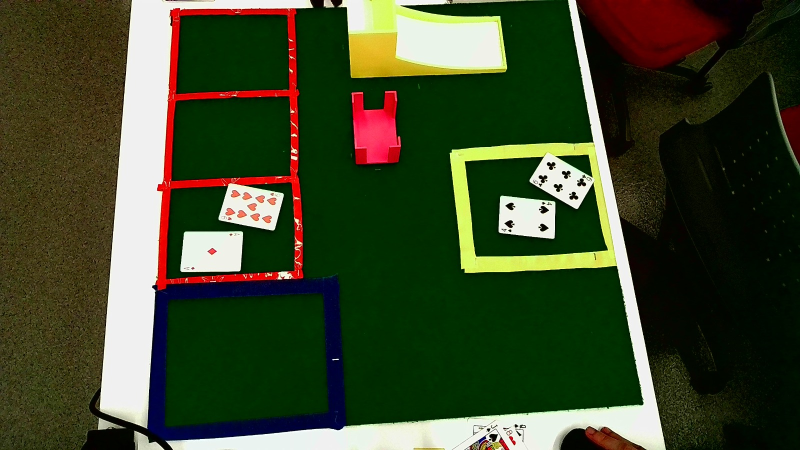
#> input picture images/table_round_03_player_AH_10H_dealer_4S_6C.jpeg, 1600 x 900 px (shown at 1/2 size)
$ python single_card_vision.py --image images/table_round_03_player_AH_10H_dealer_4S_6C.jpeg
#> lines starting #> are read from the running program, lines starting #| are printed output that depends on the picture; after the words box and inside, x2 and y2 are one past the last pixel; in counts of white or black regions, pixels touching at a corner belong together
import argparse
from pathlib import Path

import cv2
import numpy as np


PROJECT_ROOT = Path(__file__).resolve().parent
DEFAULT_IMAGE_BANK = PROJECT_ROOT / "Base_de_dado_renomeada"
DEFAULT_DEBUG_DIR = PROJECT_ROOT / "debug_reconhecimento_otimizado"
DEFAULT_REPORT_FILE = PROJECT_ROOT / "relatorio_reconhecimento_otimizado.txt"

WEBCAM_INDEX = 0

# ROI calibrated for 2560 x 1440 images. The card is expected in the yellow ramp
# region used during the validated camera tests.
BASE_RESOLUTION = (2560, 1440)  # width, height
BASE_CARD_ROI = (1280, 135, 385, 195)  # x, y, width, height
ANALYSIS_SIZE = (385, 195)  # width, height

SYMBOL_REGION = {
    "x0": 0.35,
    "x1": 0.88,
    "y0": 0.02,
    "y1": 0.86,
}

MIN_SYMBOL_AREA = 60
MAX_SYMBOL_AREA = 4000
MIN_SYMBOL_WIDTH = 5
MIN_SYMBOL_HEIGHT = 5
MAX_SYMBOL_WIDTH = 90
MAX_SYMBOL_HEIGHT = 125

MIN_SYMBOL_RATIO = 0.45
MAX_SYMBOL_RATIO = 1.80
MAX_ELONGATION_RATIO = 2.50
SYMBOL_BORDER_MARGIN = 8
MIN_SYMBOL_FILL = 0.15

BLACK_THRESHOLD = 130
MAX_FACE_CARD_AREA = 700

IMAGE_EXTENSIONS = {".jpg", ".jpeg", ".png", ".bmp"}


# [31 lines left out: functions list_bank_images, expected_value_from_filename, not called in this run]


def scale_roi_to_image(image: np.ndarray) -> tuple[int, int, int, int]:
    height, width = image.shape[:2]
    base_width, base_height = BASE_RESOLUTION
    scale_x = width / base_width
    scale_y = height / base_height

    x, y, w, h = BASE_CARD_ROI
    x = int(round(x * scale_x))
    y = int(round(y * scale_y))
    w = int(round(w * scale_x))
    h = int(round(h * scale_y))

    x = max(0, min(width - 1, x))
    y = max(0, min(height - 1, y))
    w = max(1, min(width - x, w))
    h = max(1, min(height - y, h))

    return x, y, w, h


def crop_card_by_roi(image: np.ndarray) -> tuple[np.ndarray, tuple[int, int, int, int]]:
    x, y, w, h = scale_roi_to_image(image)
    card = image[y : y + h, x : x + w].copy()
    card = cv2.resize(card, ANALYSIS_SIZE, interpolation=cv2.INTER_AREA)
    return card, (x, y, w, h)


def create_symbol_mask(region: np.ndarray) -> np.ndarray:
    hsv = cv2.cvtColor(region, cv2.COLOR_BGR2HSV)
    gray = cv2.cvtColor(region, cv2.COLOR_BGR2GRAY)

    red_1 = cv2.inRange(
        hsv,
        np.array([0, 50, 40], dtype=np.uint8),
        np.array([18, 255, 255], dtype=np.uint8),
    )
    red_2 = cv2.inRange(
        hsv,
        np.array([160, 50, 40], dtype=np.uint8),
        np.array([180, 255, 255], dtype=np.uint8),
    )
    black = (gray < BLACK_THRESHOLD).astype(np.uint8) * 255

    mask = cv2.bitwise_or(cv2.bitwise_or(red_1, red_2), black)
    return cv2.morphologyEx(mask, cv2.MORPH_OPEN, np.ones((2, 2), np.uint8), iterations=1)


def analyze_symbols(card: np.ndarray) -> dict[str, object]:
    height, width = card.shape[:2]
    x0 = int(round(width * SYMBOL_REGION["x0"]))
    x1 = int(round(width * SYMBOL_REGION["x1"]))
    y0 = int(round(height * SYMBOL_REGION["y0"]))
    y1 = int(round(height * SYMBOL_REGION["y1"]))

    region = card[y0:y1, x0:x1].copy()
    mask = create_symbol_mask(region)
    contours, _ = cv2.findContours(mask, cv2.RETR_EXTERNAL, cv2.CHAIN_APPROX_SIMPLE)

    symbols = []
    rejected = []
    total_area = 0.0
    largest_area = 0.0
    roi_height, roi_width = region.shape[:2]

    for contour_index, contour in enumerate(contours, start=1):
        area = float(cv2.contourArea(contour))
        x, y, w, h = cv2.boundingRect(contour)
        ratio = w / max(1, h)
        fill = area / max(1.0, float(w * h))
        rejection_reason = ""

        if area < MIN_SYMBOL_AREA:
            rejection_reason = "area pequena"
        elif area > MAX_SYMBOL_AREA:
            rejection_reason = "area grande"
        elif w < MIN_SYMBOL_WIDTH or h < MIN_SYMBOL_HEIGHT:
            rejection_reason = "fino"
        elif w > MAX_SYMBOL_WIDTH:
            rejection_reason = "largura max"
        elif h > MAX_SYMBOL_HEIGHT:
            rejection_reason = "altura max"
        elif ratio < MIN_SYMBOL_RATIO or ratio > MAX_SYMBOL_RATIO:
            rejection_reason = "proporcao"
        elif w > MAX_ELONGATION_RATIO * h or h > MAX_ELONGATION_RATIO * w:
            rejection_reason = "linha alongada"
        elif (
            x <= SYMBOL_BORDER_MARGIN
            or y <= SYMBOL_BORDER_MARGIN
            or x + w >= roi_width - SYMBOL_BORDER_MARGIN
            or y + h >= roi_height - SYMBOL_BORDER_MARGIN
        ):
            rejection_reason = "borda"
        elif fill < MIN_SYMBOL_FILL:
            rejection_reason = "preenchimento"

        item = {
            "indice": contour_index,
            "contorno": contour,
            "area": area,
            "proporcao": ratio,
            "preenchimento": fill,
            "bbox_local": (x, y, w, h),
            "bbox_global": (x0 + x, y0 + y, w, h),
        }

        if rejection_reason:
            item["motivo"] = rejection_reason
            rejected.append(item)
            continue

        symbols.append(item)
        total_area += area
        largest_area = max(largest_area, area)

    coverage = cv2.countNonZero(mask) / max(1, mask.shape[0] * mask.shape[1])

    return {
        "quantidade": len(symbols),
        "simbolos": symbols,
        "rejeitados": rejected,
        "maior_area": largest_area,
        "area_total": total_area,
        "cobertura": coverage,
        "mascara": mask,
        "regiao": region,
        "roi_simbolos": (x0, y0, x1 - x0, y1 - y0),
    }


def recognize_value_by_symbols(card: np.ndarray) -> tuple[object, dict[str, object]]:
    analysis = analyze_symbols(card)
    symbol_count = int(analysis["quantidade"])
    largest_area = float(analysis["maior_area"])
    rejected_count = len(analysis.get("rejeitados", []))

    if symbol_count == 1:
        value = "A"
        reason = "apenas 1 simbolo principal foi detectado, padrao de As"
    elif symbol_count >= 3 and largest_area > MAX_FACE_CARD_AREA:
        value = 10
        reason = "foi detectado um componente grande/complexo, padrao de face card"
    elif 3 <= symbol_count <= 6 and rejected_count >= 45:
        value = 10
        reason = "muitos contornos internos foram rejeitados, padrao de face card"
    elif 2 <= symbol_count <= 10:
        value = symbol_count
        reason = f"foram detectados {symbol_count} simbolos principais no centro da carta"
    elif symbol_count > 10:
        value = 10
        reason = "mais de 10 componentes relevantes foram detectados, interpretado como valor 10"
    else:
        value = "x"
        reason = "nao foram encontrados simbolos suficientes para reconhecer a carta"

    analysis["valor_reconhecido"] = value
    analysis["motivo"] = reason
    return value, analysis


def write_symbol_debug(
    original_image: np.ndarray,
    card: np.ndarray,
    card_roi: tuple[int, int, int, int],
    analysis: dict[str, object],
    output_path: Path,
) -> None:
    debug = card.copy()
    x0, y0, roi_w, roi_h = analysis["roi_simbolos"]
    cv2.rectangle(debug, (x0, y0), (x0 + roi_w, y0 + roi_h), (255, 0, 0), 2)

    for rejected in analysis.get("rejeitados", []):
        x, y, w, h = rejected["bbox_global"]
        reason = str(rejected.get("motivo", "rejeitado"))
        cv2.rectangle(debug, (x, y), (x + w, y + h), (0, 0, 255), 1)
        cv2.putText(
            debug,
            reason,
            (x, min(debug.shape[0] - 4, y + h + 12)),
            cv2.FONT_HERSHEY_SIMPLEX,
            0.33,
            (0, 0, 255),
            1,
            cv2.LINE_AA,
        )

    for index, symbol in enumerate(analysis["simbolos"], start=1):
        x, y, w, h = symbol["bbox_global"]
        cv2.rectangle(debug, (x, y), (x + w, y + h), (0, 255, 0), 2)
        cv2.putText(
            debug,
            str(index),
            (x, max(14, y - 4)),
            cv2.FONT_HERSHEY_SIMPLEX,
            0.45,
            (0, 255, 0),
            1,
            cv2.LINE_AA,
        )

    text = f"Valor: {analysis['valor_reconhecido']} | Simbolos aceitos: {analysis['quantidade']}"
    cv2.rectangle(debug, (0, 0), (debug.shape[1], 30), (0, 0, 0), -1)
    cv2.putText(debug, text, (8, 21), cv2.FONT_HERSHEY_SIMPLEX, 0.55, (255, 255, 255), 2)

    debug_original = original_image.copy()
    x, y, w, h = card_roi
    cv2.rectangle(debug_original, (x, y), (x + w, y + h), (0, 255, 255), 4)
    cv2.putText(
        debug_original,
        "ROI carta",
        (x, max(30, y - 10)),
        cv2.FONT_HERSHEY_SIMPLEX,
        0.9,
        (0, 255, 255),
        2,
        cv2.LINE_AA,
    )

    output_path.parent.mkdir(exist_ok=True)
    cv2.imwrite(str(output_path), debug)
    cv2.imwrite(str(output_path.with_name(output_path.stem + "_mascara.png")), analysis["mascara"])


def process_image(
    image: np.ndarray,
    debug_name: str | None = None,
    debug_dir: Path = DEFAULT_DEBUG_DIR,
) -> tuple[object, dict[str, object]]:
    card, roi = crop_card_by_roi(image)
    value, analysis = recognize_value_by_symbols(card)

    if debug_name:
        debug_path = debug_dir / f"{debug_name}_debug.png"
        write_symbol_debug(image, card, roi, analysis, debug_path)

    result = {
        "valor": value,
        "roi_carta": roi,
        "carta": card,
        "analise": analysis,
    }
    return value, result


# [120 lines left out: functions rank_to_blackjack_value, recognized_value_to_rank, recognized_value_to_card, process_image_as_card, capture_image_webcam, read_single_card_from_camera, not called in this run]


def read_single_card_dict_from_camera(camera_index: int = WEBCAM_INDEX) -> dict[str, object]:
    value = read_single_card_from_camera(camera_index)
    return recognized_value_to_card(value)


# [70 lines left out: functions analyze_webcam, evaluate_bank, not called in this run]


# Backwards-compatible Portuguese aliases for earlier scripts.
listar_imagens_banco = list_bank_images
extrair_valor_esperado = expected_value_from_filename
capturar_imagem_webcam = capture_image_webcam
escalar_roi_para_imagem = scale_roi_to_image
recortar_carta_por_roi = crop_card_by_roi
criar_mascara_simbolos = create_symbol_mask
analisar_simbolos = analyze_symbols
reconhecer_valor_por_simbolos = recognize_value_by_symbols
gerar_debug_simbolos = write_symbol_debug
processar_imagem = process_image
avaliar_banco = evaluate_bank
analisar_webcam = analyze_webcam
Ler_Carta_Camera = read_single_card_from_camera


def main():
    parser = argparse.ArgumentParser(description="Reconhece uma carta isolada pela camera ou por imagem.")
    parser.add_argument("--camera", type=int, default=WEBCAM_INDEX, help="Indice da camera OpenCV.")
    parser.add_argument("--image", type=Path, help="Imagem estatica para reconhecer.")
    parser.add_argument("--bank", type=Path, help="Pasta de imagens para avaliar.")
    parser.add_argument("--debug-name", default="imagem", help="Nome base dos arquivos de debug.")
    args = parser.parse_args()

    if args.bank:
        evaluate_bank(args.bank)
        return

    if args.image:
        image = cv2.imread(str(args.image))
#> image is the input picture: shape (900, 1600, 3); mean B, G, R 41.7, 70.1, 60.4
        if image is None:
            raise FileNotFoundError(f"Nao foi possivel abrir a imagem: {args.image}")
        value, result = process_image(image, args.debug_name)
#> in crop_card_by_roi, `x, y, w, h = scale_roi_to_image(image)`: x = 800; y = 84; w = 241; h = 122
#> in process_image, `card, roi = crop_card_by_roi(image)`: roi = (800, 84, 241, 122)
#> in analyze_symbols, `region = card[y0:y1, x0:x1].copy()`:
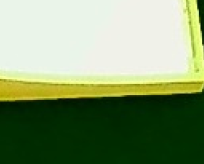
#> region: shape (164, 204, 3); mean B, G, R 112.1, 153.6, 133.6
#> in create_symbol_mask, `hsv = cv2.cvtColor(region, cv2.COLOR_BGR2HSV)`: hsv: shape (164, 204, 3); mean H, S, V 49.1, 135.6, 154.1
#> in create_symbol_mask, `gray = cv2.cvtColor(region, cv2.COLOR_BGR2GRAY)`:
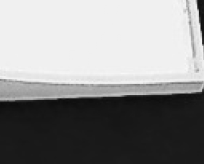
#> gray: shape (164, 204); min 12, max 248, mean 142.9
#> in create_symbol_mask, `red_1 = cv2.inRange( hsv, np.array([0, 50, 40], dtype=np.uint8), np.ar..`: red_1: shape (164, 204); every value is 0
#> in create_symbol_mask, `black = (gray < BLACK_THRESHOLD).astype(np.uint8) * 255`:
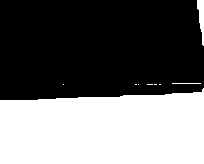
#> black: shape (164, 204); 41.8% white; 9 white regions (6 under 20 px), largest, box (x1, y1, x2, y2) and area: (0, 88, 204, 164) 13750, (197, 0, 204, 46) 194, (172, 83, 201, 84) 29
#> in create_symbol_mask, `return cv2.morphologyEx(mask, cv2.MORPH_OPEN, np.ones((2, 2), np.uint8..`: returned value: shape (164, 204); 40.9% white; 2 white regions
#> in analyze_symbols, `contours, _ = cv2.findContours(mask, cv2.RETR_EXTERNAL, cv2.CHAIN_APPR..`: contours = 2 contours; box (x1, y1, x2, y2) and area: (0, 90, 204, 164) 13262, (198, 0, 204, 46) 106
#> the loop in analyze_symbols, `for contour_index, contour in enumerate(contours, start=1):` made 2 passes
#> (contour_index, area, x, y, w, h, ratio, fill) on passes 1 to 2: (1, 13261.5, 0, 90, 204, 74, 2.76, 0.878), (2, 105.5, 198, 0, 6, 46, 0.13, 0.382)
#> after the loop in analyze_symbols, `for contour_index, contour in enumerate(contours, start=1):`: rejected = 2 items; symbols = []; total_area = 0
#> in analyze_symbols, `coverage = cv2.countNonZero(mask) / max(1, mask.shape[0] * mask.shape[..`: coverage = 0.409
#> in recognize_value_by_symbols, `analysis = analyze_symbols(card)`: analysis = 9 items
#> in recognize_value_by_symbols, `symbol_count = int(analysis["quantidade"])`: symbol_count = 0
#> in recognize_value_by_symbols, `rejected_count = len(analysis.get("rejeitados", []))`: rejected_count = 2
#> in process_image, `value, analysis = recognize_value_by_symbols(card)`: value = 'x'; analysis = 11 items
#> in write_symbol_debug, `x0, y0, roi_w, roi_h = analysis["roi_simbolos"]`: x0 = 135; y0 = 4; roi_w = 204; roi_h = 164
#> in write_symbol_debug, `cv2.rectangle(debug, (x0, y0), (x0 + roi_w, y0 + roi_h), (255, 0, 0), 2)`:
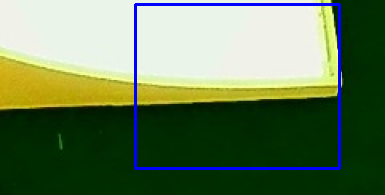
#> debug: shape (195, 385, 3); mean B, G, R 87.9, 124.8, 102
#> the loop in write_symbol_debug, `for rejected in analysis.get("rejeitados", []):` made 2 passes
#> (x, y, w, h, reason) on passes 1 to 2: (135, 94, 204, 74, 'area grande'), (333, 4, 6, 46, 'proporcao')
#> after the loop in write_symbol_debug, `for rejected in analysis.get("rejeitados", []):`:
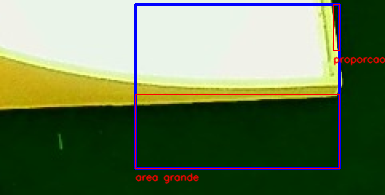
#> debug: shape (195, 385, 3); 1.85% of pixels changed, all inside (x1, y1, x2, y2) = (135, 4, 385, 185)
#> in write_symbol_debug, `text = f"Valor: {analysis['valor_reconhecido']} | Simbolos aceitos: {a..`: text = 'Valor: x | Simbolos aceitos: 0'
#> in write_symbol_debug, `cv2.putText(debug, text, (8, 21), cv2.FONT_HERSHEY_SIMPLEX, 0.55, (255..`:
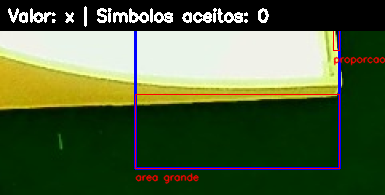
#> debug: shape (195, 385, 3); mean B, G, R 59.9, 97.3, 79.7
#> in write_symbol_debug, `x, y, w, h = card_roi`: x = 800; y = 84; w = 241; h = 122
#> in write_symbol_debug, `cv2.putText( debug_original, "ROI carta", (x, max(30, y - 10)), cv2.FO..`:
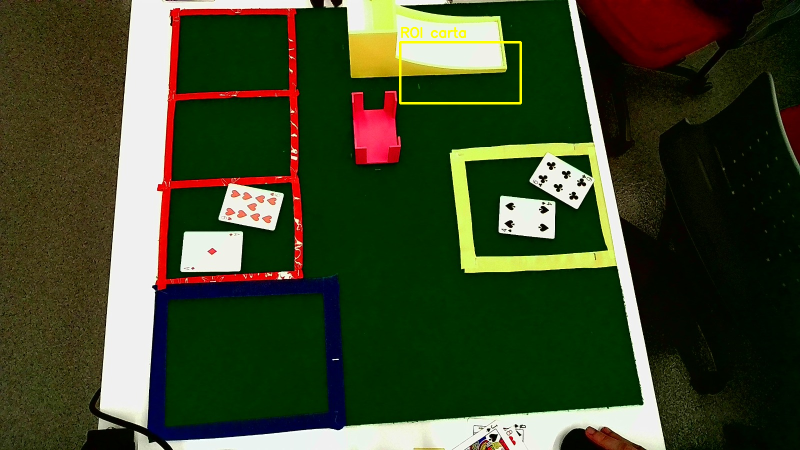
#> debug_original: shape (900, 1600, 3) (shown at 1/2 size); mean B, G, R 41.3, 70.4, 60.8
#> value = 'x'; result = 4 items
        print(value)
#| x
        print(result["analise"]["motivo"])
#| nao foram encontrados simbolos suficientes para reconhecer a carta
        return

    analyze_webcam(args.camera)


if __name__ == "__main__":
    main()

$ run again, on images/table_round_05_player_2D_2H_dealer_4D_JC.jpeg
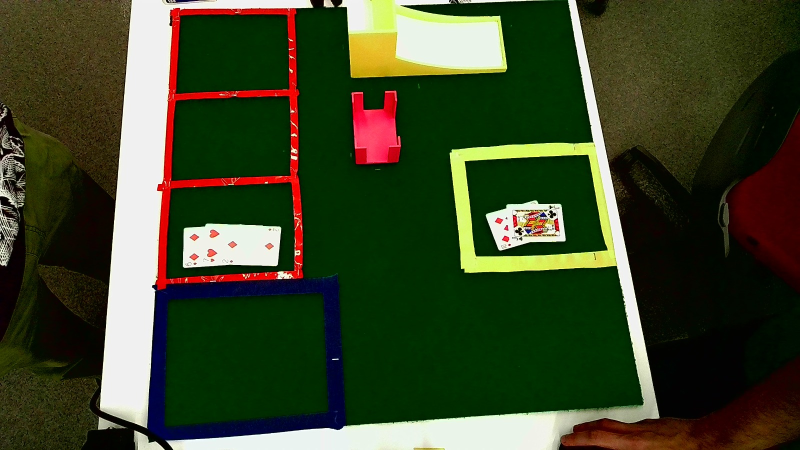
#> input picture images/table_round_05_player_2D_2H_dealer_4D_JC.jpeg, 1600 x 900 px (shown at 1/2 size)
#> in main, image is the input picture: shape (900, 1600, 3); mean B, G, R 39.7, 68.5, 58.8
#> in crop_card_by_roi, `x, y, w, h = scale_roi_to_image(image)`: x = 800; y = 84; w = 241; h = 122
#> roi = (800, 84, 241, 122)
#> hsv: shape (164, 204, 3); mean H, S, V 53.4, 134.6, 154.8
#> red_1: shape (164, 204); every value is 0
#> black: shape (164, 204); 41.9% white; 6 white regions (4 under 20 px), largest, box (x1, y1, x2, y2) and area: (0, 88, 204, 164) 13808, (197, 0, 204, 46) 195
#> contours = 2 contours; box (x1, y1, x2, y2) and area: (0, 90, 204, 164) 13320, (198, 0, 204, 46) 106
#> the loop in analyze_symbols, `for contour_index, contour in enumerate(contours, start=1):` made 2 passes
#> (contour_index, area, x, y, w, h, ratio, fill) on passes 1 to 2: (1, 13319.5, 0, 90, 204, 74, 2.76, 0.882), (2, 106.5, 198, 0, 6, 46, 0.13, 0.386)
#> after the loop in analyze_symbols, `for contour_index, contour in enumerate(contours, start=1):`: rejected = 2 items; symbols = []; total_area = 0
#> coverage = 0.411
#> in recognize_value_by_symbols, `analysis = analyze_symbols(card)`: analysis = 9 items
#> symbol_count = 0
#> rejected_count = 2
#> in process_image, `value, analysis = recognize_value_by_symbols(card)`: value = 'x'; analysis = 11 items
#> in write_symbol_debug, `x0, y0, roi_w, roi_h = analysis["roi_simbolos"]`: x0 = 135; y0 = 4; roi_w = 204; roi_h = 164
#> the loop in write_symbol_debug, `for rejected in analysis.get("rejeitados", []):` made 2 passes
#> (x, y, w, h, reason) on passes 1 to 2: (135, 94, 204, 74, 'area grande'), (333, 4, 6, 46, 'proporcao')
#> after the loop in write_symbol_debug, `for rejected in analysis.get("rejeitados", []):`:
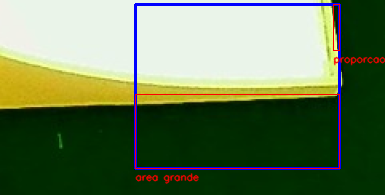
#> debug: shape (195, 385, 3); mean B, G, R 87.4, 124.4, 104.5
#> text = 'Valor: x | Simbolos aceitos: 0'
#> in write_symbol_debug, `x, y, w, h = card_roi`: x = 800; y = 84; w = 241; h = 122
#> in write_symbol_debug, `cv2.putText( debug_original, "ROI carta", (x, max(30, y - 10)), cv2.FO..`:
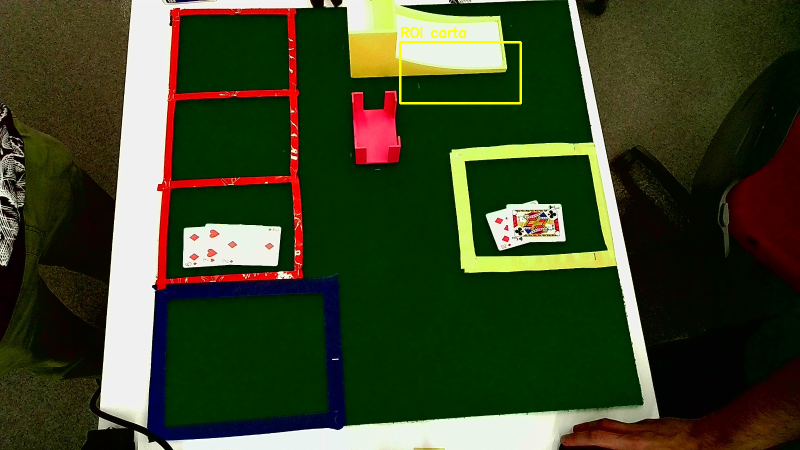
#> debug_original: shape (900, 1600, 3) (shown at 1/2 size); mean B, G, R 39.3, 68.8, 59.3
#> in main, `value, result = process_image(image, args.debug_name)`: value = 'x'; result = 4 items
#| x
#| nao foram encontrados simbolos suficientes para reconhecer a carta
